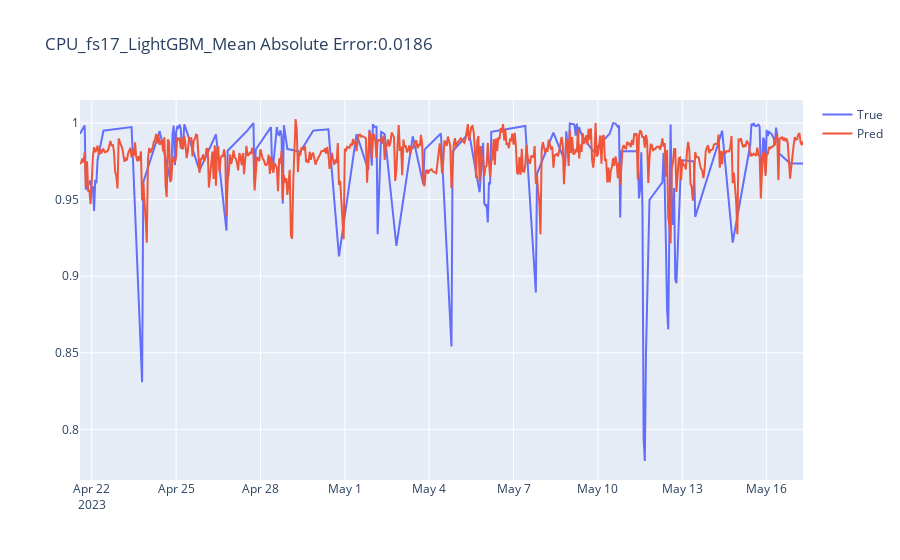

Notebook code cell kept with this figure:
### Code cell
#name+ohe + вых/раб
TITLE = f'{NAME}_{server}_LightGBM_Mean Absolute Error:{round(mae, 4)}'
#x = np.arange(0, 600)
fig = go.Figure()
fig.add_trace(go.Scatter(x = x, y = y_test, name = 'True'))
fig.add_trace(go.Scatter(x = x, y = pred_2, name = 'Pred'))
fig.update_layout(title = TITLE)
fig.show()
#import plotly.graph_objects as go

fig.write_html(f"sample/{NAME}/{TITLE}_{current_time}.html") # save as test.html
#help(go.Figure.write_html)

### Figure 1 — Plotly figure (JSON) as saved in the notebook; plotly's stock layout.template omitted (floating-point values rounded to 4 significant figures; data arrays with more than 128 entries replaced by an {"elided": "..."} marker saying what was removed)
{"data": [{"name": "True", "type": "scatter", "x": {"elided": "618 str values"}, "y": {"elided": "618 float values"}}, {"name": "Pred", "type": "scatter", "x": {"elided": "618 str values"}, "y": {"elided": "618 float values"}}], "layout": {"autosize": true, "title": {"text": "CPU_fs17_LightGBM_Mean Absolute Error:0.0186"}, "xaxis": {"autorange": true, "range": ["2023-04-21 14:00", "2023-05-17 07:00"], "type": "date"}, "yaxis": {"autorange": true, "range": [0.7669, 1.015], "type": "linear"}}}
